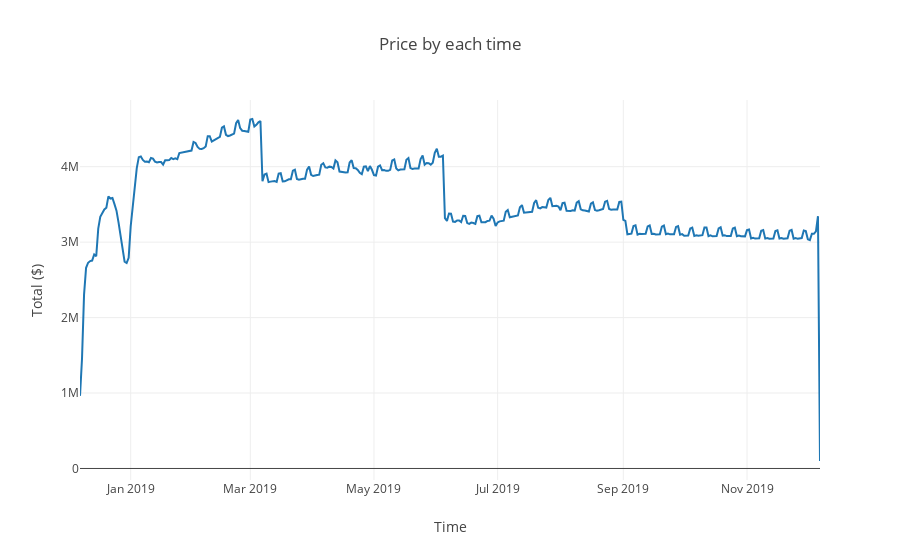

Write notebook code for a chart like this one.
### Code cell
# To view interactive plots, click link below : 
# https://nbviewer.jupyter.org/github/ntmai03/Airbnb/blob/master/AirbnbTimeSeriesAnalysis.ipynb
offline.iplot(fig)

### Figure 1 — Plotly figure (JSON) as saved in the notebook; plotly's stock layout.template omitted (floating-point values rounded to 4 significant figures; data arrays with more than 128 entries replaced by an {"elided": "..."} marker saying what was removed)
{"data": [{"type": "scatter", "uid": "b11ee1a3-9f8e-498f-9b35-e71ab78b2784", "x": {"elided": "366 str values"}, "y": {"elided": "366 int values"}}], "layout": {"title": {"text": "Price by each time"}, "xaxis": {"title": {"text": "Time"}}, "yaxis": {"title": {"text": "Total ($)"}}}}
